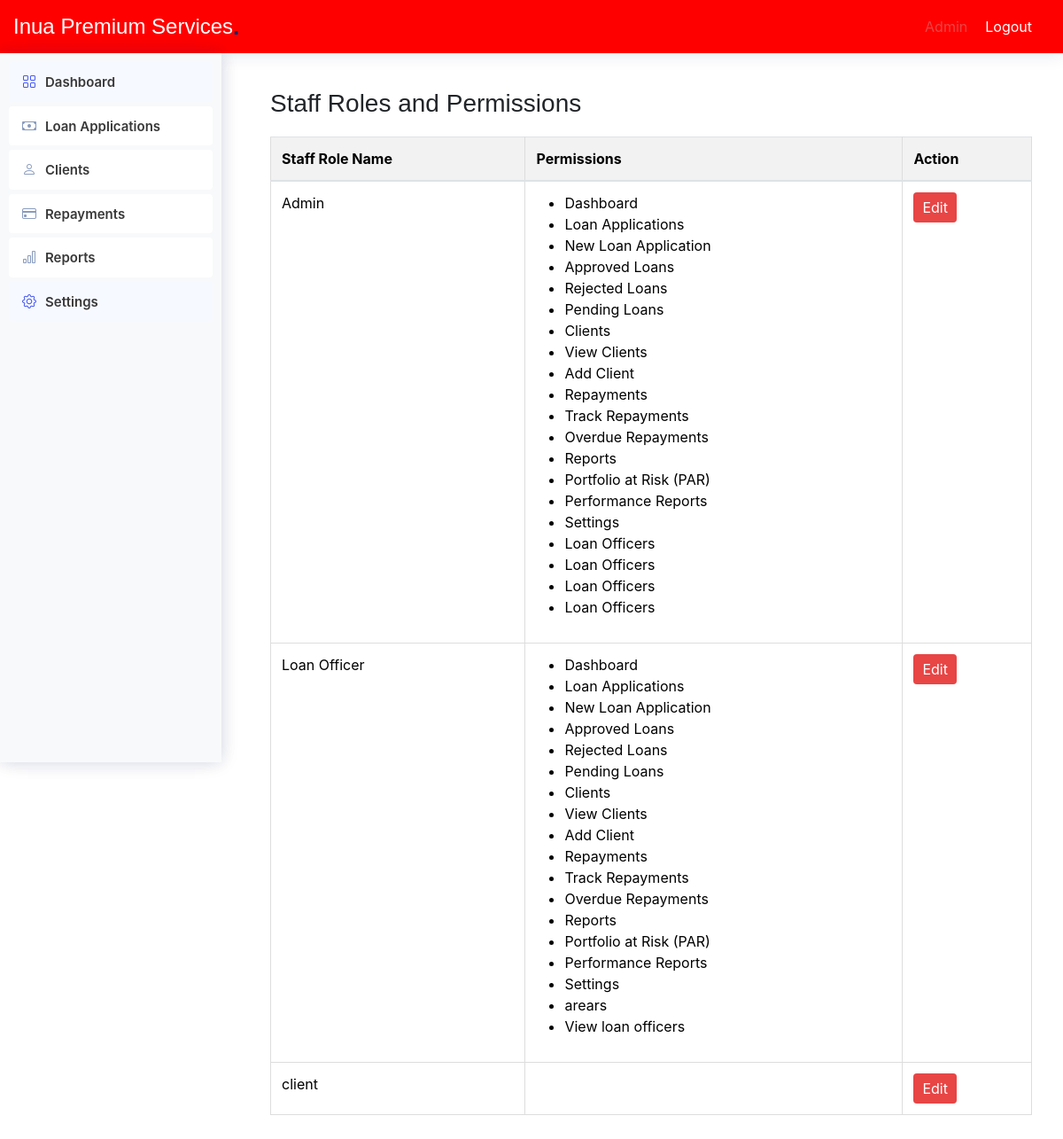
The page /admin/staff_role_permission.php on the database as committed earlier.
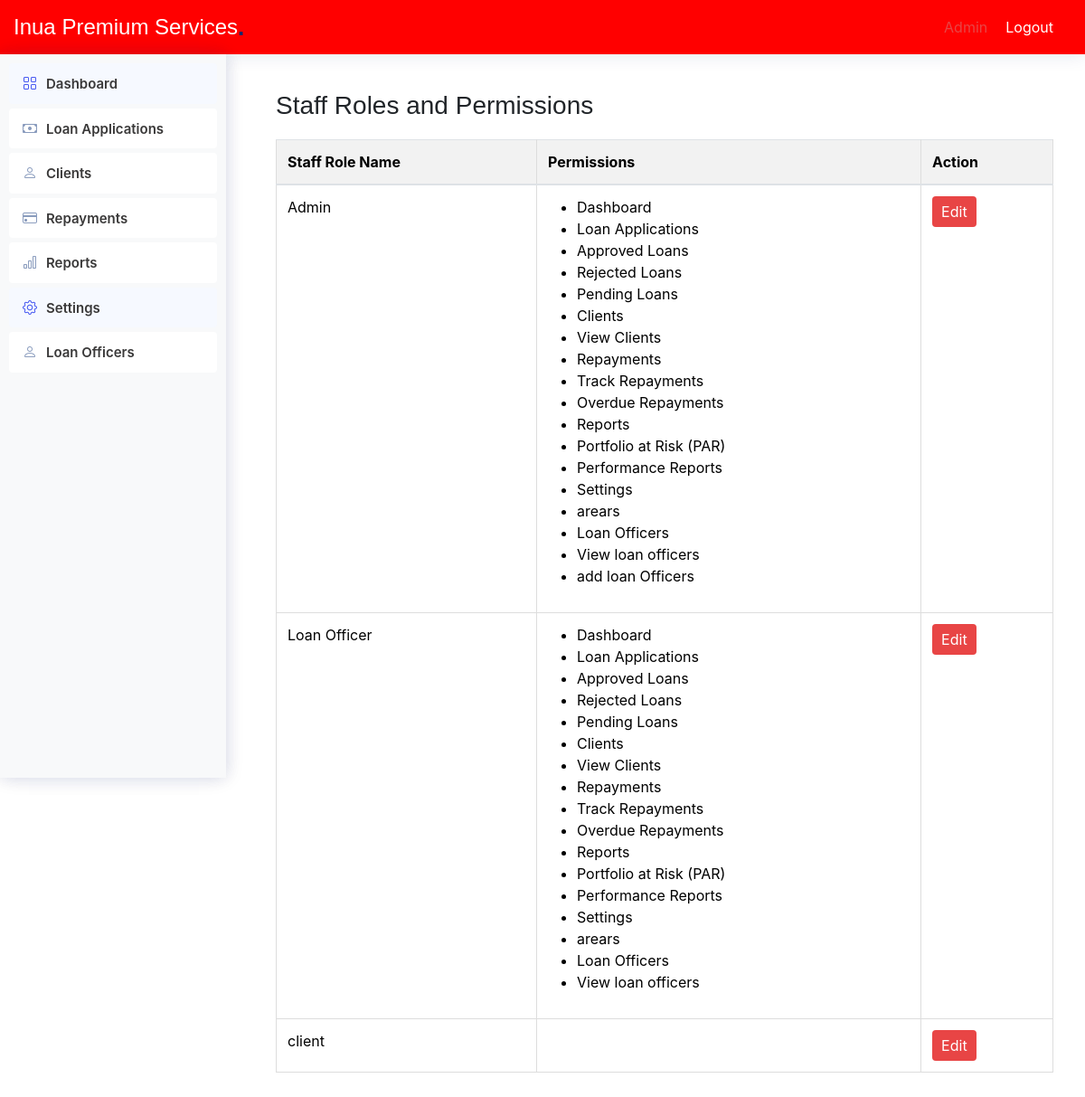
The same page on the database as committed later.
### tables this page shows
CREATE TABLE `navigation_items` (
  `id` int(11) NOT NULL,
  `title` varchar(100) NOT NULL,
  `url` varchar(200) NOT NULL,
  `icon` varchar(50) DEFAULT NULL,
  `parent_id` int(11) DEFAULT NULL
);

CREATE TABLE `roles` (
  `id` int(11) NOT NULL,
  `name` varchar(100) NOT NULL
);

### includes/functions.php (called while the page is built, shortened)
<?php
function db_connect() {
    $host = 'localhost';
    $db = 'microfinance';
    $user = 'root';
    $pass = '';
    try {
        return new PDO("mysql:host=$host;dbname=$db", $user, $pass, [
            PDO::ATTR_ERRMODE => PDO::ERRMODE_EXCEPTION,
            PDO::ATTR_DEFAULT_FETCH_MODE => PDO::FETCH_ASSOC,
        ]);
    } catch (PDOException $e) {
        die('Connection failed: ' . $e->getMessage());
    }
}
function getUserRole($userId) {
    $conn = db_connect();
    $stmt = $conn->prepare("SELECT role_id FROM users WHERE id = ?");
    $stmt->execute([$userId]);
    return $stmt->fetchColumn();
}
function getRoles() {
    $conn = db_connect();
    $stmt = $conn->query("SELECT * FROM roles");
    return $stmt->fetchAll();
}
function getNavigationItems($roleId) {
    try {
        $conn = db_connect();
        $stmt = $conn->prepare("
            SELECT ni.id, ni.title, ni.url, ni.icon, ni.parent_id
            FROM navigation_items ni
            INNER JOIN navigation_item_roles nir ON ni.id = nir.navigation_item_id
            WHERE nir.role_id = :role_id ORDER BY ni.id ASC
        ");
        $stmt->execute([':role_id' => $roleId]);
        $result = $stmt->fetchAll(PDO::FETCH_ASSOC);
        return $result ?: [];
    } catch (PDOException $e) {
        error_log('Database query error: ' . $e->getMessage());
        return [];
    } finally {
        $conn = null;
    }
}
?>

### admin/staff_role_permission.php (the view, shortened to what this page needs)
<!DOCTYPE html>
<html lang="en">
<head>
    <link href="assets/vendor/bootstrap/css/bootstrap.min.css" rel="stylesheet">
    <link href="assets/vendor/bootstrap-icons/bootstrap-icons.css" rel="stylesheet">
    <link href="assets/css/style.css" rel="stylesheet">
</head>
<body>
    <?php
    include '../includes/functions.php';
    include 'includes/header.php'; ?>
    <div class="sidebar">
        <?php include '../includes/sidebar.php'; ?>
    </div>
    <main class="main">
        <section class="section">
            <div class="container">
                <h1>Staff Roles and Permissions</h1>
                <table class="table">
                    <thead>
                        <tr>
                            <th>Staff Role Name</th>
                            <th>Permissions</th>
                            <th>Action</th>
                        </tr>
                    </thead>
                    <tbody>
                    <?php
                                        $roles=getRoles();
                                        foreach($roles as $role)
                                        {
                                           ?>
                                              <tr>
                            <td><?php echo $role['name']; ?></td>
                            <td>
                                <ul>
                                    <?php
                                    $permisions=getNavigationItems($role['id']);
                                    foreach($permisions as $permision)
                                    {
                                        echo "<li>".$permision['title']."</li>";
                                    }
                                    ?>
                                </ul>
                            </td>
                            <td>
                            <form action='edit_roles.php' method='POST'>
                            <button type='submit' class="btn">Edit</button></td>
                        </tr>
                                           <?php
                                        }
                                        ?>
                    </tbody>
                </table>
            </div>
        </section>
    </main>
</body>
</html>

### admin/includes/header.php (shortened to what this page needs)
<header id="header" class="header" style="background-color:red">
        <div class="container-fluid d-flex align-items-center justify-content-between">
            <a href="index.html" class="logo d-flex align-items-center me-auto me-xl-0">
                <h1 class="sitename">Inua Premium Services</h1><span>.</span>
            </a>
            <nav id="navmenu" class="navmenu">
                <ul>
                    <li><a href="admin.php" class="active">Admin</a></li>
                    <li><a href="index.php?logout=1">Logout</a></li>
                </ul>
            </nav>
        </div>
    </header>

### includes/sidebar.php (shortened to what this page needs)
<?php
$userId = 1;
$roleId = getUserRole($userId);
$navItems = getNavigationItems($roleId);
function renderNavItems($items, $parentId = NULL) {
    $html = '';
    foreach ($items as $item) {
        if ($item['parent_id'] == $parentId) {
            $subItems = array_filter($items, function($i) use ($item) {
                return $i['parent_id'] == $item['id'];
            });
            $hasSubItems = !empty($subItems);
            $html .= '<li class="nav-item">';
            $html .= '<a class="nav-link' . ($hasSubItems ? ' collapsed' : '') . '" href="' . $item['url'] . '"';
            if ($hasSubItems) {
                $html .= ' data-bs-toggle="collapse" data-bs-target="#collapse-' . $item['id'] . '" aria-expanded="false" aria-controls="collapse-' . $item['id'] . '"';
            }
            $html .= '>';
            if ($item['icon']) {
                $html .= '<i class="' . $item['icon'] . '" title="' . $item['title'] . '"></i>';
            }
            $html .= '<span>' . $item['title'] . '</span>';
            $html .= '</a>';
            if ($hasSubItems) {
                $html .= '<ul id="collapse-' . $item['id'] . '" class="collapse list-unstyled">';
                $html .= renderNavItems($items, $item['id']);
                $html .= '</ul>';
            }
            $html .= '</li>';
        }
    }
    return $html;
}
?>
<!DOCTYPE html>
<html lang="en">
<head>
    <link rel="stylesheet" href="../assets/css/bootstrap.min.css">
</head>
<body>
    <aside class="sidebar">
        <ul class="sidebar-nav" id="sidebar-nav">
            <?= renderNavItems($navItems) ?>
        </ul>
    </aside>
</body>
</html>

### admin/assets/css/style.css (style rules this page uses)
:root { scroll-behavior: smooth; }
body { font-family: "Open Sans", sans-serif; background: #f6f9ff; color: #444444; }
a { color: #4154f1; text-decoration: none; }
h1, h2, h3, h4, h5, h6 { font-family: "Nunito", sans-serif; }
.logo { line-height: 1; }
@media (min-width: 1200px) { .logo { width: 280px; } }
.logo span { font-size: 26px; font-weight: 700; color: #012970; font-family: "Nunito", sans-serif; }
.header { transition: all 0.5s; z-index: 997; height: 60px; box-shadow: 0px 2px 20px rgba(1, 41, 112, 0.1); background-color: #fff; padding-left: 20px; }
.sidebar { position: fixed; top: 60px; left: 0; bottom: 0; width: 300px; z-index: 996; transition: all 0.3s; padding: 20px; overflow-y: auto; scrollbar-width: thin; scrollbar-color: #aab7cf transparent; box-shadow: 0px 0px 20px rgba(1, 41, 112, 0.1); background-color: #fff; }
.sidebar-nav { padding: 0; margin: 0; list-style: none; }
.sidebar-nav li { padding: 0; margin: 0; list-style: none; }
.sidebar-nav .nav-item { margin-bottom: 5px; }
.sidebar-nav .nav-link { display: flex; align-items: center; font-size: 15px; font-weight: 600; color: #4154f1; transition: 0.3; background: #f6f9ff; padding: 10px 15px; border-radius: 4px; }
.sidebar-nav .nav-link i { font-size: 16px; margin-right: 10px; color: #4154f1; }
.sidebar-nav .nav-link.collapsed { color: #012970; background: #fff; }
.sidebar-nav .nav-link.collapsed i { color: #899bbd; }

### admin/staff_role_permission.php (style rules this page uses)
body { background-color: #ffffff; color: #212529; font-family: 'Open Sans', sans-serif; margin: 0; }
.header { background-color: #e84545; color: #ffffff; padding: 10px 0; display: flex; justify-content: space-between; align-items: center; }
.header .logo h1 { color: #ffffff; margin: 0; font-size: 24px; }
.header .navmenu ul { list-style: none; padding: 0; margin: 0; display: flex; }
.header .navmenu ul li { margin-right: 20px; }
.header .navmenu ul li a { color: #ffffff; text-decoration: none; }
.header .navmenu ul li a.active, .header .navmenu ul li a:hover { color: #e84545; }
.sidebar { background-color: #ffffff; color: #3a3939; padding: 20px; width: 250px; position: fixed; height: 100%; overflow: auto; }
.sidebar .nav-item .nav-link { color: #3a3939; padding: 10px 15px; text-decoration: none; display: block; }
.main { margin-left: 270px; padding: 20px; }
.container h1 { font-size: 28px; margin-bottom: 20px; }
.section { padding: 20px 0; }
.table { width: 100%; border-collapse: collapse; margin-bottom: 20px; }
.table th, .table td { border: 1px solid #ddd; padding: 8px; }
.table th { background-color: #f2f2f2; text-align: left; }
.table td .btn { background-color: #e84545; color: #ffffff; border: none; padding: 5px 10px; border-radius: 4px; cursor: pointer; }

### includes/sidebar.php (style rules this page uses)
.sidebar { background-color: #f8f9fa; padding: 10px; height: 100vh; width: 250px; position: fixed; }
.sidebar .nav-link { color: #333; display: block; padding: 10px; text-decoration: none; }

Rows that differ between the two databases and show on the page:
now on one of the page's lists (row unchanged): navigation_items: title "Loan Officers"
changed roles "Admin": loses navigation_items (title "New Loan Application"); loses navigation_items (title "Add Client"); gains navigation_items (title "add loan Officers"); gains navigation_items (title "arears"); gains navigation_items (title "View loan officers"); loses navigation_items (title "Loan Officers")
changed roles "Loan Officer": loses navigation_items (title "New Loan Application"); loses navigation_items (title "Add Client"); gains navigation_items (title "Loan Officers")
